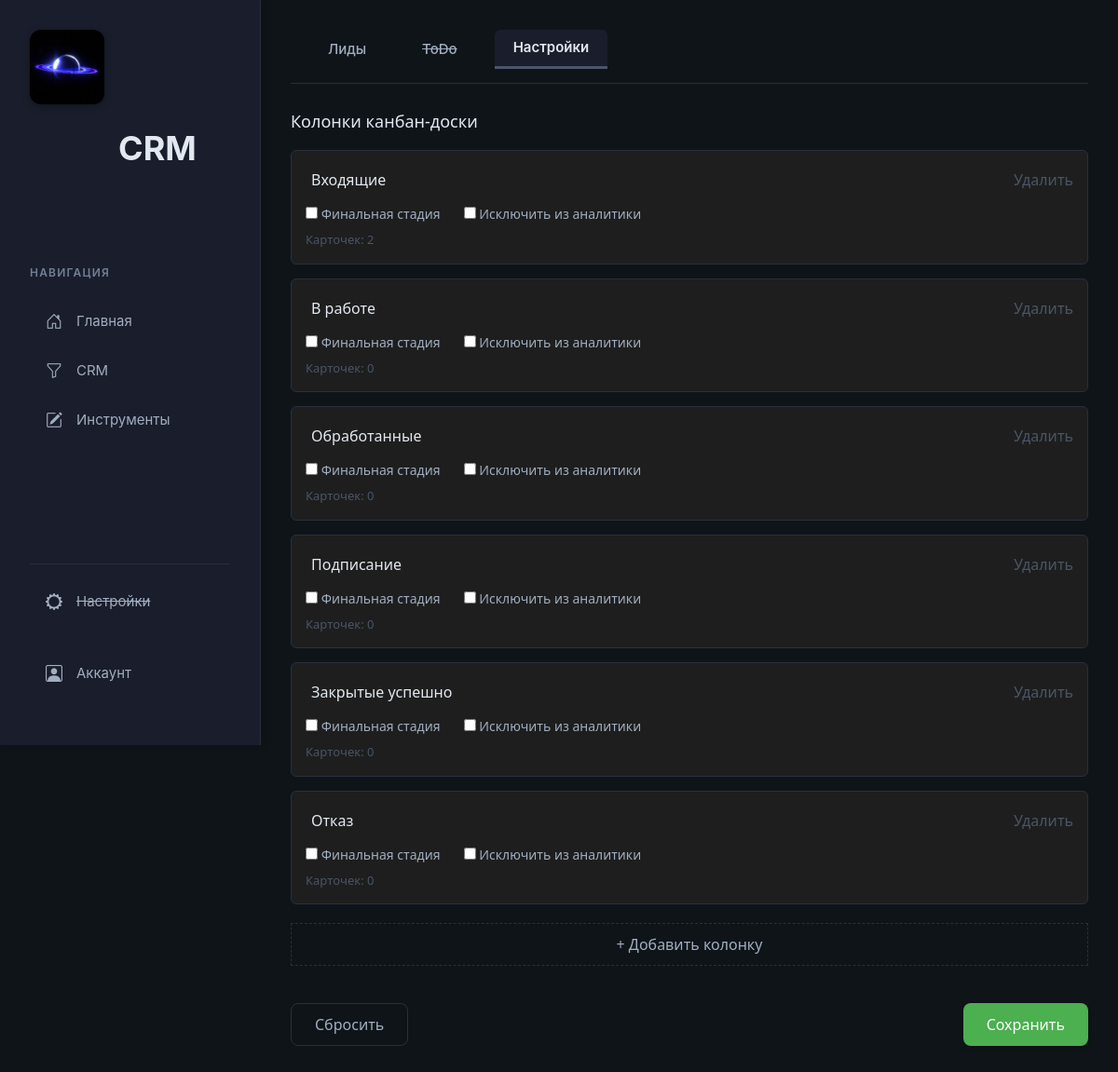
Page /crm/settings/ (signed in) on the earlier database version.
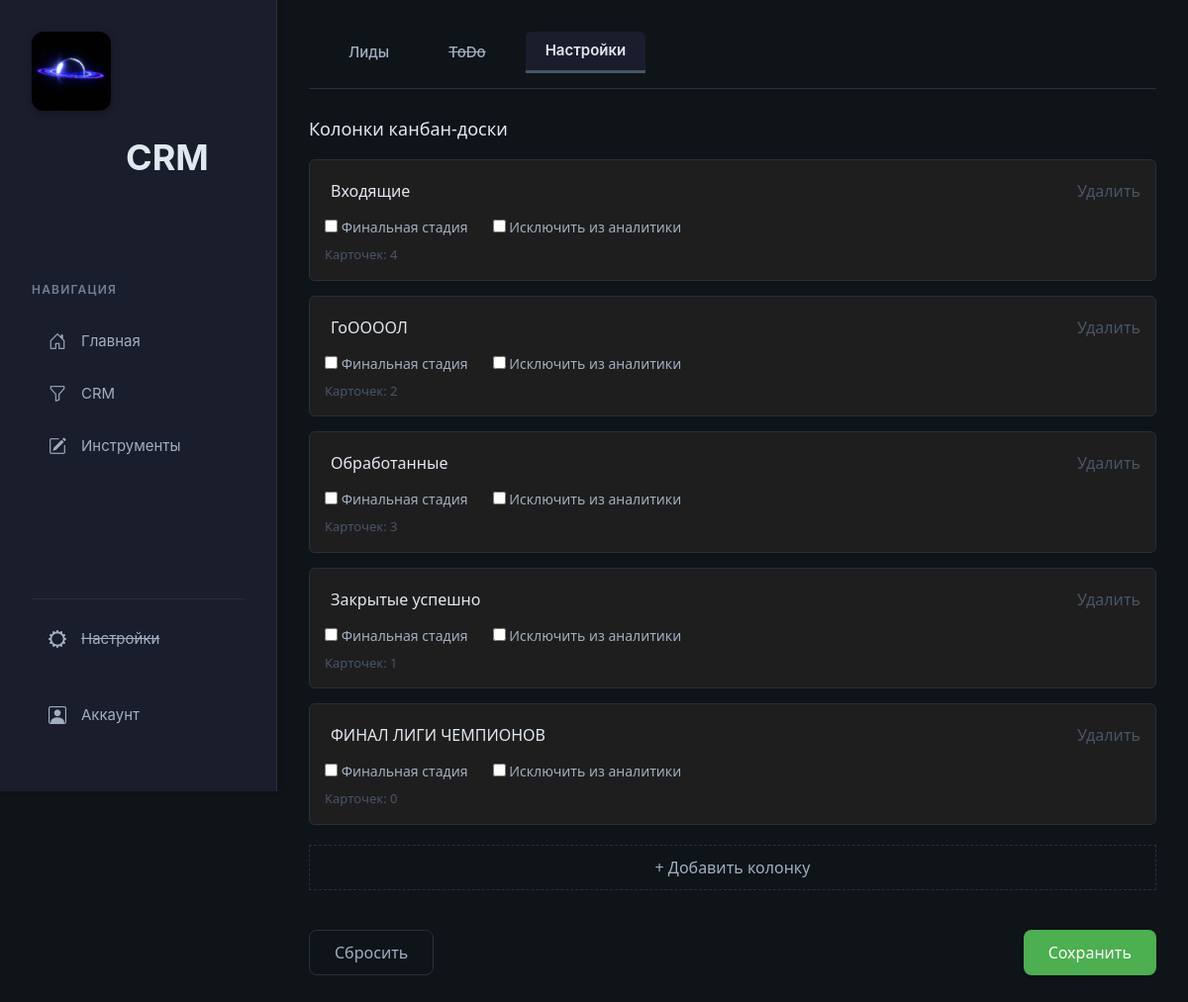
Same page on the later database version.
### crm/models.py (models this page shows, shortened)
class KanbanColumn(models.Model):
    user = models.ForeignKey(
        User,
        on_delete=models.CASCADE,
        related_name='kanban_columns'
    )
    title = models.CharField(max_length=50)
    order = models.PositiveIntegerField(default=0)
    class Meta:
        ordering = ['order']

### crm/views.py (the view)
# urls.py: path('settings/', views.crm_settings, name='crm_settings'),
@login_required
def crm_settings(request):
    columns = KanbanColumn.objects.filter(
        user=request.user
    ).prefetch_related('leads').order_by('order')
    return render(request, 'crm/settings.html', {
        'columns': columns
    })

### crm/templates/crm/settings.html (shortened to what this page needs)
{% extends 'main/layout.html' %}
{% load static %}
{% block content %}
<link rel="stylesheet" href="{% static 'crm/css/settings.css' %}">
{% include 'crm/crm_header.html' with active_tab='settings' %}
<div class="crm-settings">
    <div class="settings-block">
        <h2>Колонки канбан-доски</h2>
        <div class="columns-list" id="columnsList">
            {% for column in columns %}
            <div class="column-item" data-column-id="{{ column.id }}">
                <div class="column-main">
                    <input type="text"
                           class="column-title"
                           value="{{ column.title }}"
                           data-original="{{ column.title }}"
                           maxlength="50">
                    <button class="btn-delete"
                            onclick="deleteColumn({{ column.id }})">
                        Удалить
                    </button>
                </div>
                <div class="column-options">
                    <label>
                        <input type="checkbox"
                               class="final-stage"
                               {% if column.is_final %}checked{% endif %}>
                        Финальная стадия
                    </label>
                    <label>
                        <input type="checkbox"
                               class="exclude-stage"
                               {% if column.exclude_from_stats %}checked{% endif %}>
                        Исключить из аналитики
                    </label>
                </div>
                <div class="column-meta">
                    Карточек: {{ column.leads.count }}
                </div>
            </div>
            {% endfor %}
        </div>
        <button class="btn-add" onclick="addNewColumn()">
            + Добавить колонку
        </button>
    </div>
    <div class="actions-block">
        <button class="btn-secondary" onclick="resetToDefault()">
            Сбросить
        </button>
        <button type="submit" class="btn btn-primary btn-save">Сохранить</button>
    </div>
</div>
{% endblock %}

Differences in the rows shown:
removed KanbanColumn: title "Подписание", leads.count "0"
removed KanbanColumn: title "Отказ", leads.count "0"
computed for KanbanColumn "Входящие": leads.count "2" → "4"
changed KanbanColumn: title "В работе" → "ГоООООЛ"; leads.count "0" → "2"
computed for KanbanColumn "Обработанные": leads.count "0" → "3"
computed for KanbanColumn "Закрытые успешно": leads.count "0" → "1"
added KanbanColumn: title "ФИНАЛ ЛИГИ ЧЕМПИОНОВ", leads.count "0"
